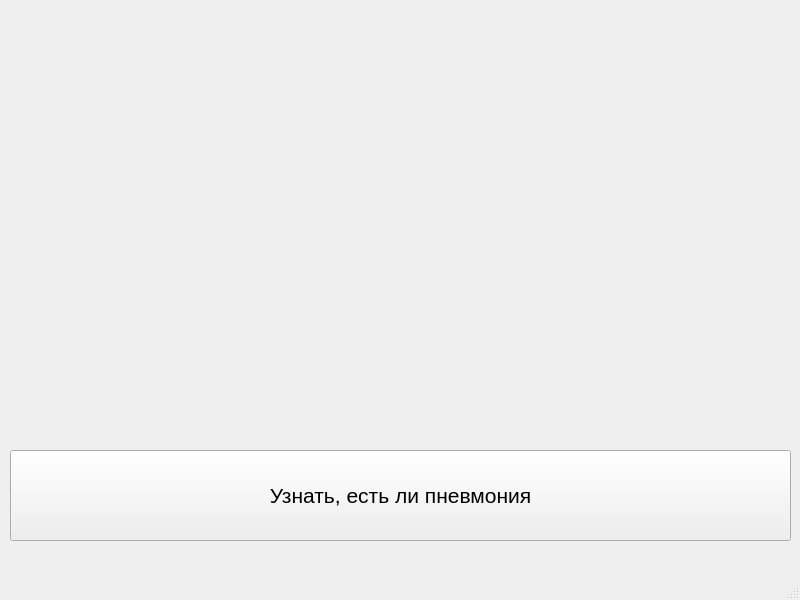
<?xml version="1.0" encoding="UTF-8"?>
<ui version="4.0">
 <class>MainWindow</class>
 <widget class="QMainWindow" name="MainWindow">
  <property name="geometry">
   <rect>
    <x>0</x>
    <y>0</y>
    <width>800</width>
    <height>600</height>
   </rect>
  </property>
  <property name="windowTitle">
   <string>PnevmoApp</string>
  </property>
  <widget class="QWidget" name="centralwidget">
   <widget class="QPushButton" name="predict_btn">
    <property name="geometry">
     <rect>
      <x>10</x>
      <y>450</y>
      <width>781</width>
      <height>91</height>
     </rect>
    </property>
    <property name="font">
     <font>
      <pointsize>16</pointsize>
     </font>
    </property>
    <property name="text">
     <string>Узнать, есть ли пневмония</string>
    </property>
   </widget>
   <widget class="QLabel" name="pic_displayer">
    <property name="geometry">
     <rect>
      <x>10</x>
      <y>0</y>
      <width>781</width>
      <height>441</height>
     </rect>
    </property>
    <property name="font">
     <font>
      <pointsize>5</pointsize>
     </font>
    </property>
    <property name="styleSheet">
     <string notr="true">background-image: url(:/newPrefix/image1-7.jpg); 
image: url(:/newPrefix/image1-7.jpg);</string>
    </property>
    <property name="text">
     <string/>
    </property>
    <property name="pixmap">
     <pixmap resource="../resources/test.qrc">:/newPrefix/image1-7.jpg</pixmap>
    </property>
    <property name="scaledContents">
     <bool>true</bool>
    </property>
   </widget>
  </widget>
  <widget class="QMenuBar" name="menubar">
   <property name="geometry">
    <rect>
     <x>0</x>
     <y>0</y>
     <width>800</width>
     <height>26</height>
    </rect>
   </property>
  </widget>
  <widget class="QStatusBar" name="statusbar"/>
 </widget>
 <resources>
  <include location="../resources/test.qrc"/>
 </resources>
 <connections/>
</ui>
